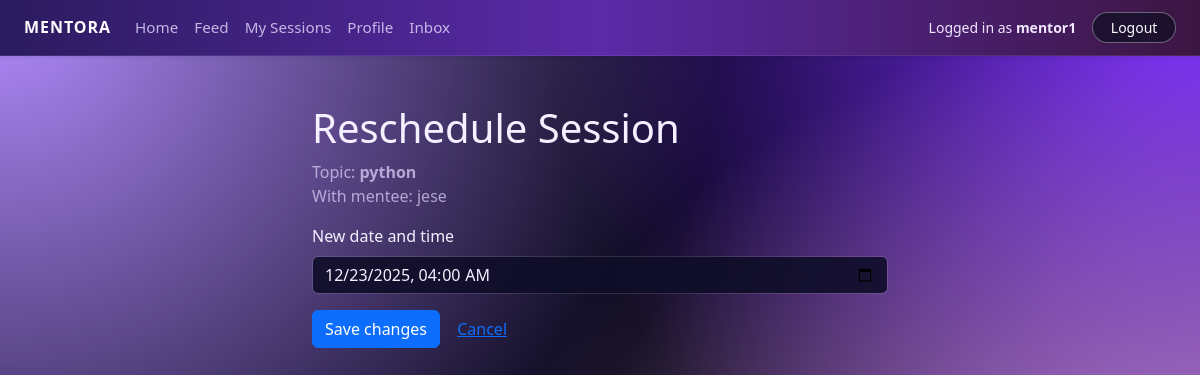
Before: /sessions/4/reschedule/ (signed in) with the older database file.
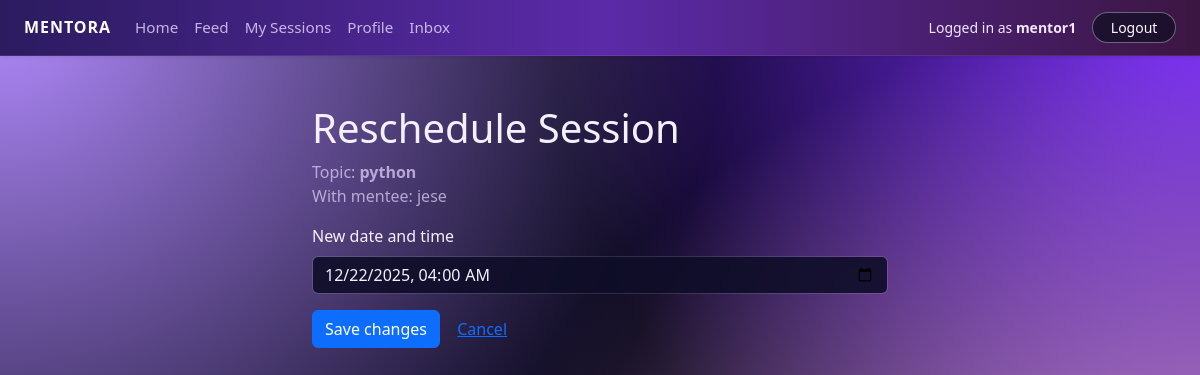
After: the same page with the newer database file.
### core/models.py (models this page shows, shortened)
class Session(models.Model):
    STATUS_CHOICES = [
        ("PENDING", "Pending"),
        ("CONFIRMED", "Confirmed"),
        ("COMPLETED", "Completed"),
        ("CANCELLED", "Cancelled"),
    ]
    mentor = models.ForeignKey(
        Profile,
        on_delete=models.CASCADE,
        related_name="sessions_as_mentor",
    )
    mentee = models.ForeignKey(
        Profile,
        on_delete=models.CASCADE,
        related_name="sessions_as_mentee",
    )
    topic = models.CharField(max_length=200)
    scheduled_at = models.DateTimeField()
    status = models.CharField(max_length=10, choices=STATUS_CHOICES, default="PENDING")
    created_at = models.DateTimeField(auto_now_add=True)

class Profile(models.Model):
    ROLE_CHOICES = [
        ("MENTOR", "Mentor"),
        ("MENTEE", "Mentee"),
    ]
    user = models.OneToOneField(
        settings.AUTH_USER_MODEL,
        on_delete=models.CASCADE,
        related_name="profile",
    )
    role = models.CharField(max_length=10, choices=ROLE_CHOICES)
    public_id = models.CharField(
        max_length=10,
        unique=True,
        editable=False,
        blank=True,
        null=True,
    )
    bio = models.TextField(blank=True)
    skills = models.CharField(
        max_length=255,
        blank=True,
        help_text="Comma-separated skills, e.g. Python, Data Science, Resume Review",
    )
    hourly_rate = models.DecimalField(
        max_digits=6,
        decimal_places=2,
        null=True,
        blank=True,
        help_text="Only for mentors",
    )
    photo = models.ImageField(
        upload_to="profiles/",
        blank=True,
        null=True,
    )

### core/views.py (the view)
# urls.py: path("sessions/<int:session_id>/reschedule/", views.reschedule_session, name="reschedule_session"),
@login_required
def reschedule_session(request, session_id):
    session = get_object_or_404(Session, id=session_id)
    profile = request.user.profile
    if profile != session.mentor:
        return redirect("my_sessions")
    if request.method == "POST":
        form = RescheduleForm(request.POST, instance=session)
        if form.is_valid():
            old_time = session.scheduled_at  # save old time before changing
            updated = form.save(commit=False)
            updated.save()
            notify(
                recipient_profile=session.mentee,
                title="Session rescheduled",
                message=(
                    f"{session.mentor.user.username} rescheduled your session "
                    f"({session.topic}) from {old_time} to {updated.scheduled_at}."
                ),
                link="/my_sessions/",
            )
            return redirect("my_sessions")
    else:
        form = RescheduleForm(instance=session)
    return render(
        request,
        "core/reschedule_session.html",
        {"form": form, "session": session},
    )

### core/forms.py (shortened to what this page needs)
class RescheduleForm(forms.ModelForm):
    class Meta:
        model = Session
        fields = ["scheduled_at"]
        widgets = {
            "scheduled_at": forms.DateTimeInput(
                attrs={"class": "form-control", "type": "datetime-local"}
            )
        }

### templates/core/reschedule_session.html (shortened to what this page needs)
{% extends "base.html" %}
{% block content %}
<div class="container mt-4" style="max-width: 600px;">
    <h1>Reschedule Session</h1>
    <p class="text-muted">
        Topic: <strong>{{ session.topic }}</strong><br>
        With mentee: {{ session.mentee.user.username }}
    </p>
    <form method="post" class="mt-3">
        <div class="mb-3">
            <label class="form-label" for="id_scheduled_at">New date and time</label>
            {{ form.scheduled_at }}
        </div>
        <button type="submit" class="btn btn-primary">
            Save changes
        </button>
        <a href="{% url 'my_sessions' %}" class="btn btn-link">
            Cancel
        </a>
    </form>
</div>
{% endblock %}

Changed rows visible on the page:
changed Session "python": scheduled_at "12/23/2025 04:00" → "12/22/2025 04:00"
